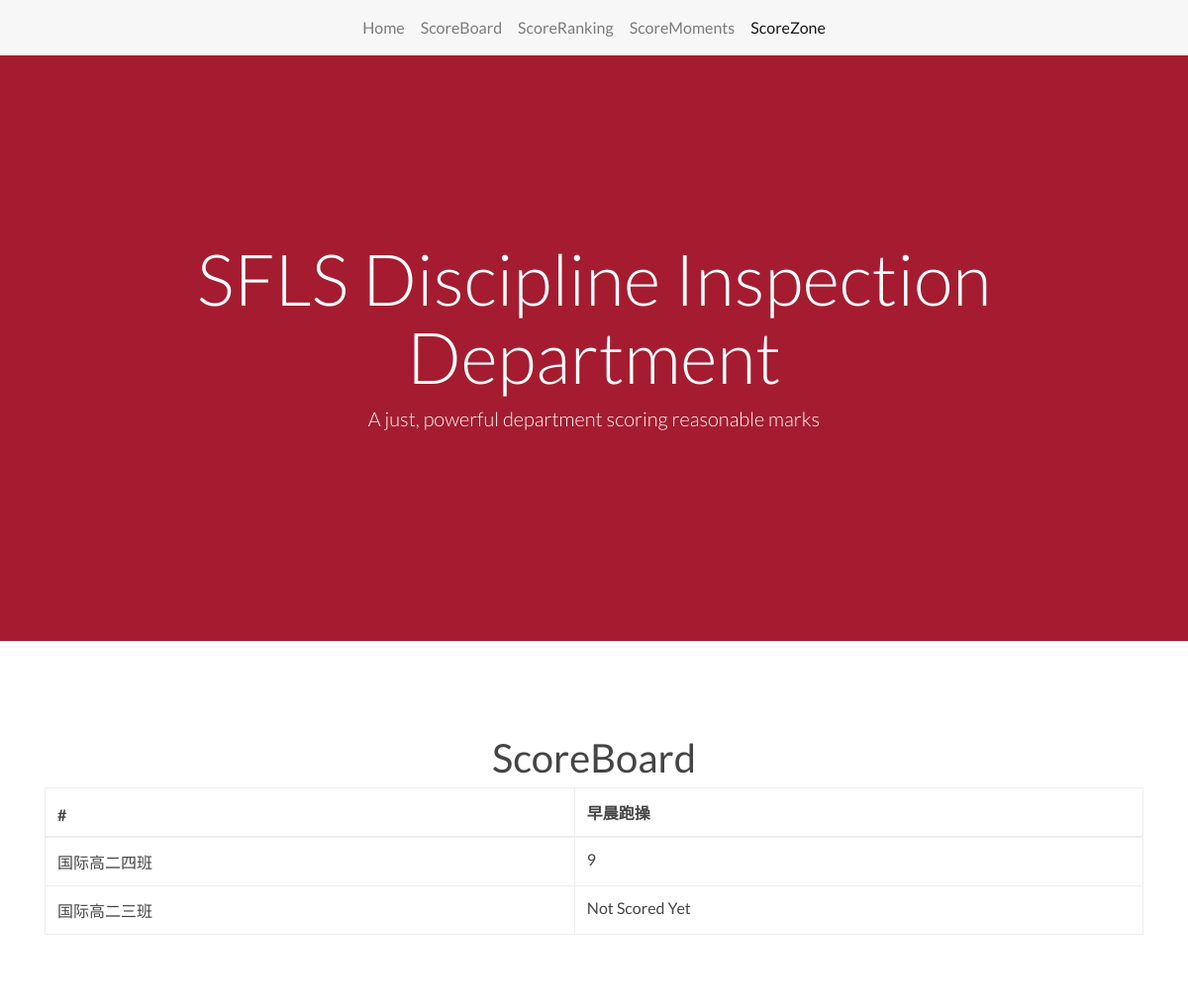
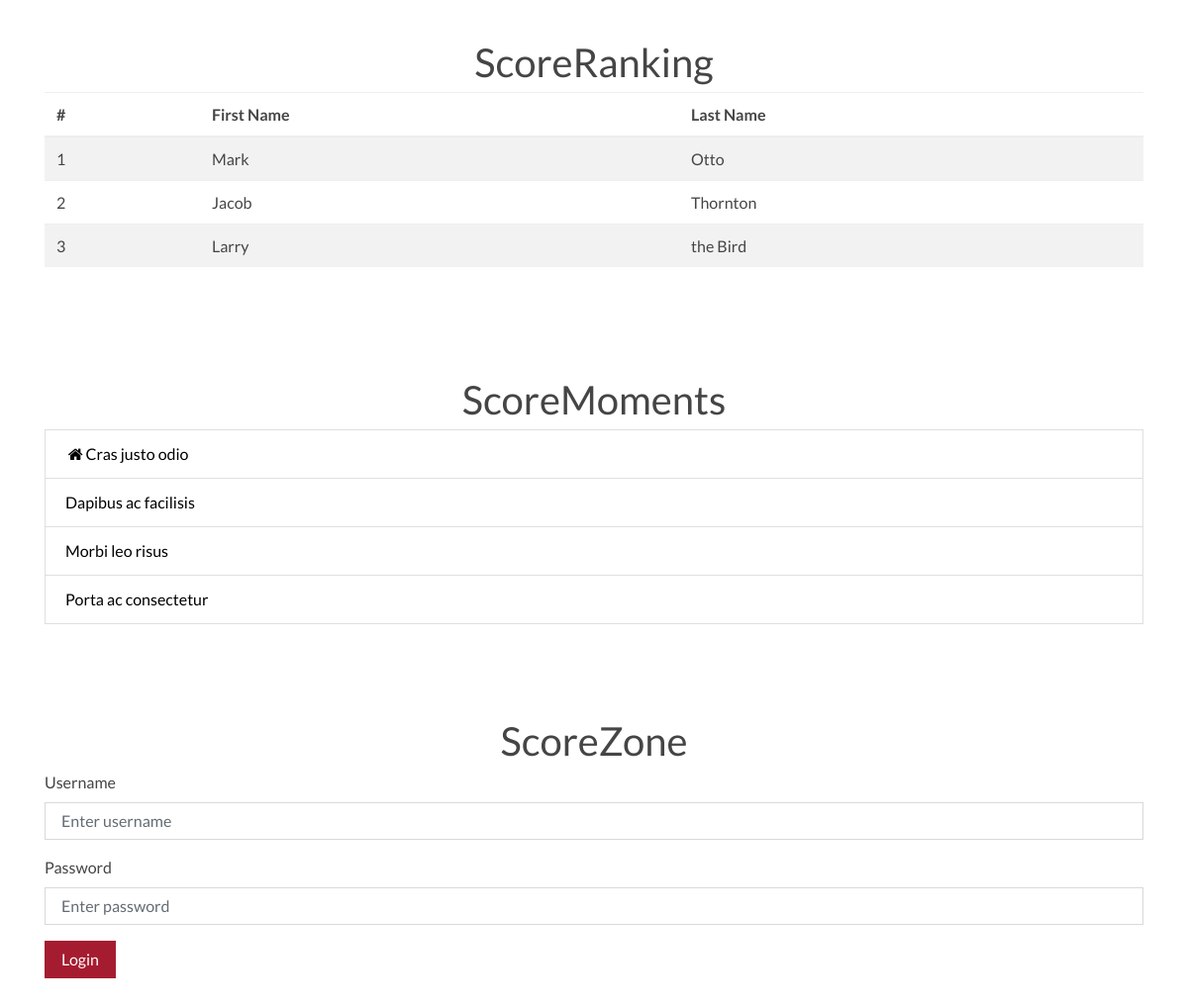
The page / on the database its author committed (2 pictures, top to bottom).
### DID/models.py (models this page shows, shortened)
class Subject(models.Model):
    name = models.TextField()
    full_score = models.IntegerField()
    is_service = models.BooleanField()

class Clas(models.Model):
    name = models.TextField()
    is_service = models.BooleanField()

### DID/views.py (the view)
# urls.py: url(r'^$', views.index),
def index(request):
    content = {}
    subjects = Subject.objects.all()
    clases = Clas.objects.all()
    content['scoreboard_head'] = ["#"]
    for subject in subjects:
        content['scoreboard_head'].append(subject.name)
    content['scoreboard_body'] = []
    for clas in clases:
        items = [clas.name]
        for subject in subjects:
            recordQ = Record.objects.filter(
                date=datetime.date.today(), subject=subject, clas=clas)
            if recordQ:
                for record in recordQ:
                    items.append(record.score)
            else:
                items.append("Not Scored Yet")
        content['scoreboard_body'].append(items)
    return render(request, 'DID/index.html', content)

### DID/templates/DID/index.html
{% extends "base.html" %}
{% block scorezone %} active {% endblock %}
{% block basebody %}
  <div id="Home" class="bg-primary text-center d-flex align-items-center h-75 my-5">
    <div class="container">
      <div class="row">
        <div class="col-lg-12">
          <h1 class="text-white display-3">SFLS Discipline Inspection Department</h1>
          <p class="lead text-white">A just, powerful department scoring reasonable marks</p>
        </div>
      </div>
    </div>
  </div>
  <div id="ScoreBoard" class="py-5">
    <div class="container">
      <div class="row">
        <div class="col-md-12">
          <h1 class="text-center">ScoreBoard</h1>
        </div>
      </div>
      <div class="row">
        <div class="col-md-12">
          <table class="table table-bordered">
            <thead>
              <tr>
                {% for value in scoreboard_head %}
                  <th>{{value}}</th>
                {% endfor %}
              </tr>
            </thead>
            <tbody>
              {% for values in scoreboard_body %}
              <tr>
                {% for value in values %}
                <td>{{value}}</td>
                {% endfor %}
              </tr>
              {% endfor %}
            </tbody>
          </table>
        </div>
      </div>
    </div>
  </div>
  <div id="ScoreRanking" class="py-5">
    <div class="container">
      <div class="row">
        <div class="col-md-12">
          <h1 class="text-center">ScoreRanking</h1>
        </div>
      </div>
      <div class="row">
        <div class="col-md-12">
          <table class="table table-striped">
            <thead>
              <tr>
                <th>#</th>
                <th>First Name</th>
                <th>Last Name</th>
              </tr>
            </thead>
            <tbody>
              <tr>
                <td>1</td>
                <td>Mark</td>
                <td>Otto</td>
              </tr>
              <tr>
                <td>2</td>
                <td>Jacob</td>
                <td>Thornton</td>
              </tr>
              <tr>
                <td>3</td>
                <td>Larry</td>
                <td>the Bird</td>
              </tr>
            </tbody>
          </table>
        </div>
      </div>
    </div>
  </div>
  <div id="ScoreMoments" class="py-5">
    <div class="container">
      <div class="row">
        <div class="col-md-12">
          <h1 class="text-center">ScoreMoments</h1>
        </div>
      </div>
      <div class="row">
        <div class="col-md-12">
          <ul class="list-group">
            <li class="list-group-item"><i class="fa fa-home fa-fw"></i>Cras justo odio </li>
            <li class="list-group-item">Dapibus ac facilisis</li>
            <li class="list-group-item">Morbi leo risus</li>
            <li class="list-group-item">Porta ac consectetur</li>
          </ul>
        </div>
      </div>
    </div>
  </div>
  <div id="ScoreZone" class="py-5">
    <div class="container">
      <div class="row">
        <div class="col-md-12">
          <h1 class="text-center">ScoreZone</h1>
        </div>
      </div>
      <div class="row">
        <div class="col-md-12">
          <form class="">
            <div class="form-group"> <label>Username</label>
              <input type="email" class="form-control" placeholder="Enter username"> </div>
            <div class="form-group"> <label>Password</label>
              <input type="password" class="form-control" placeholder="Enter password"> </div>
            <button type="submit" class="btn btn-primary">Login</button>
          </form>
        </div>
      </div>
    </div>
  </div>
{% endblock %}

### rows shown on the page
Subject: scoreboard_head "早晨跑操"
Clas: values "国际高二四班"
Clas: values "国际高二三班"

### other values the page prints
{{ value }} "#"
{{ value }} "9" "Not Scored Yet"
